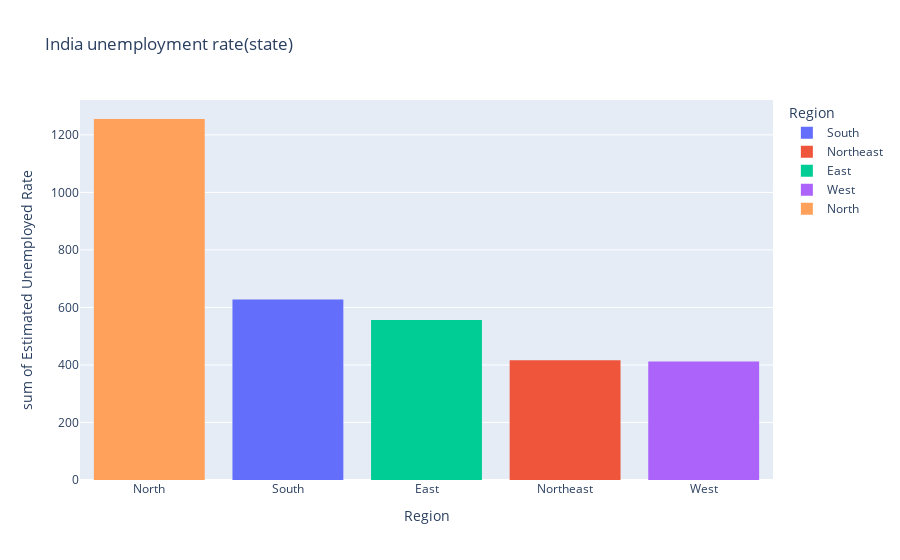

Notebook code cell kept with this figure:
### Code cell
fg=px.histogram(data,x='Region',y='Estimated Unemployed Rate',title='India unemployment rate(state)',template='plotly',color='Region')
fg.update_layout(xaxis={'categoryorder':'total descending'})
fg.show()

### Figure 1 — Plotly figure (JSON) as saved in the notebook; plotly's stock layout.template omitted (floating-point values rounded to 4 significant figures)
{"data": [{"alignmentgroup": "True", "bingroup": "x", "histfunc": "sum", "hovertemplate": "Region=%{x}<br>sum of Estimated Unemployed Rate=%{y}<extra></extra>", "legendgroup": "South", "marker": {"color": "#636efa", "pattern": {"shape": ""}}, "name": "South", "offsetgroup": "South", "orientation": "v", "showlegend": true, "type": "histogram", "x": ["South", "South", "South", "South", "South", "South", "South", "South", "South", "South", "South", "South", "South", "South", "South", "South", "South", "South", "South", "South", "South", "South", "South", "South", "South", "South", "South", "South", "South", "South", "South", "South", "South", "South", "South", "South", "South", "South", "South", "South", "South", "South", "South", "South", "South", "South", "South", "South", "South", "South", "South", "South", "South", "South", "South", "South", "South", "South", "South", "South"], "xaxis": "x", "y": [5.48, 5.83, 5.79, 20.51, 17.43, 3.31, 8.34, 6.96, 6.4, 6.59, 2.86, 3.61, 3.46, 29.84, 19.97, 8.44, 4.01, 0.5, 2.41, 1.58, 5.31, 7.6, 8.99, 16.99, 17.88, 9.71, 7.09, 10.98, 5.91, 3.88, 0.58, 1.76, 1.2, 75.85, 58.19, 4.24, 15.47, 5.05, 10.9, 6.18, 1.57, 2.09, 6.4, 49.83, 33.16, 12.2, 6.81, 2.65, 5, 2.16, 5.49, 8.29, 5.77, 6.25, 14.7, 10.55, 5.36, 5.79, 3.27, 2.86], "yaxis": "y"}, {"alignmentgroup": "True", "bingroup": "x", "histfunc": "sum", "hovertemplate": "Region=%{x}<br>sum of Estimated Unemployed Rate=%{y}<extra></extra>", "legendgroup": "Northeast", "marker": {"color": "#EF553B", "pattern": {"shape": ""}}, "name": "Northeast", "offsetgroup": "Northeast", "orientation": "v", "showlegend": true, "type": "histogram", "x": ["Northeast", "Northeast", "Northeast", "Northeast", "Northeast", "Northeast", "Northeast", "Northeast", "Northeast", "Northeast", "Northeast", "Northeast", "Northeast", "Northeast", "Northeast", "Northeast", "Northeast", "Northeast", "Northeast", "Northeast", "Northeast", "Northeast", "Northeast", "Northeast", "Northeast", "Northeast", "Northeast", "Northeast", "Northeast", "Northeast", "Northeast", "Northeast", "Northeast", "Northeast", "Northeast", "Northeast", "Northeast", "Northeast"], "xaxis": "x", "y": [4.66, 4.41, 4.77, 11.06, 9.55, 0.6, 3.77, 5.53, 1.19, 3.02, 1.66, 3.59, 1.58, 10.03, 5.92, 1.15, 2.1, 3.74, 4.29, 4.6, 23.57, 2.28, 24.51, 4.46, 4.45, 12.49, 5.7, 0.88, 32.67, 28.4, 29.95, 41.23, 21.51, 21.71, 18.24, 27.92, 17.35, 11.57], "yaxis": "y"}, {"alignmentgroup": "True", "bingroup": "x", "histfunc": "sum", "hovertemplate": "Region=%{x}<br>sum of Estimated Unemployed Rate=%{y}<extra></extra>", "legendgroup": "East", "marker": {"color": "#00cc96", "pattern": {"shape": ""}}, "name": "East", "offsetgroup": "East", "orientation": "v", "showlegend": true, "type": "histogram", "x": ["East", "East", "East", "East", "East", "East", "East", "East", "East", "East", "East", "East", "East", "East", "East", "East", "East", "East", "East", "East", "East", "East", "East", "East", "East", "East", "East", "East", "East", "East", "East", "East", "East", "East", "East", "East", "East", "East", "East", "East"], "xaxis": "x", "y": [10.61, 10.29, 15.43, 46.64, 45.96, 17.82, 12.79, 13.44, 11.91, 9.82, 10.61, 11.85, 8.23, 47.09, 59.23, 20.95, 7.63, 9.76, 8.24, 11.8, 1.9, 3.12, 13.08, 23.76, 11.41, 3.77, 1.88, 1.42, 2.1, 2.18, 6.94, 4.92, 6.92, 17.41, 17.41, 7.29, 6.83, 14.87, 9.35, 9.98], "yaxis": "y"}, {"alignmentgroup": "True", "bingroup": "x", "histfunc": "sum", "hovertemplate": "Region=%{x}<br>sum of Estimated Unemployed Rate=%{y}<extra></extra>", "legendgroup": "West", "marker": {"color": "#ab63fa", "pattern": {"shape": ""}}, "name": "West", "offsetgroup": "West", "orientation": "v", "showlegend": true, "type": "histogram", "x": ["West", "West", "West", "West", "West", "West", "West", "West", "West", "West", "West", "West", "West", "West", "West", "West", "West", "West", "West", "West", "West", "West", "West", "West", "West", "West", "West", "West", "West", "West", "West", "West", "West", "West", "West", "West", "West", "West", "West", "West", "West", "West", "West", "West", "West", "West", "West", "West", "West", "West"], "xaxis": "x", "y": [9.65, 8.38, 7.54, 3.41, 10.5, 14.23, 10.27, 5.63, 1.96, 6.62, 8.89, 2.81, 5.25, 13.31, 21.25, 9.96, 17.07, 16.21, 15.38, 11.54, 5.54, 6.38, 6.66, 18.71, 12.11, 3.2, 1.84, 1.87, 3.42, 4.03, 4.11, 4.57, 2.22, 12.36, 21.98, 6.48, 5.08, 4.7, 3.91, 3.13, 4.95, 4.69, 5.79, 20.9, 15.46, 9.23, 3.89, 6.23, 4.55, 4.1], "yaxis": "y"}, {"alignmentgroup": "True", "bingroup": "x", "histfunc": "sum", "hovertemplate": "Region=%{x}<br>sum of Estimated Unemployed Rate=%{y}<extra></extra>", "legendgroup": "North", "marker": {"color": "#FFA15A", "pattern": {"shape": ""}}, "name": "North", "offsetgroup": "North", "orientation": "v", "showlegend": true, "type": "histogram", "x": ["North", "North", "North", "North", "North", "North", "North", "North", "North", "North", "North", "North", "North", "North", "North", "North", "North", "North", "North", "North", "North", "North", "North", "North", "North", "North", "North", "North", "North", "North", "North", "North", "North", "North", "North", "North", "North", "North", "North", "North", "North", "North", "North", "North", "North", "North", "North", "North", "North", "North", "North", "North", "North", "North", "North", "North", "North", "North", "North", "North", "North", "North", "North", "North", "North", "North", "North", "North", "North", "North", "North", "North", "North", "North", "North", "North", "North", "North", "North"], "xaxis": "x", "y": [22.23, 14.84, 17.04, 16.68, 42.27, 18.19, 20.3, 13.79, 12.53, 6.27, 20.34, 25.77, 25.05, 43.22, 29.02, 26.7, 24.18, 33.5, 19.68, 27.31, 16.83, 16.84, 18.76, 2.2, 26.95, 13.47, 24.31, 15.79, 12.04, 13.46, 21.08, 20.78, 15.5, 18.74, 17.92, 10.88, 11.09, 16.17, 16.14, 11.11, 10.97, 10.32, 2.86, 28.33, 16.55, 9.19, 10.99, 9.61, 9.88, 10.97, 15.16, 11.9, 17.7, 15.74, 14.39, 15.81, 17.51, 15.35, 24.15, 7.58, 8.98, 10.11, 21.54, 20.41, 9.47, 5.56, 5.79, 4.18, 3.75, 5.49, 4.99, 19.85, 6.48, 8.01, 8.61, 12.38, 14.26, 22.26, 9.23], "yaxis": "y"}], "layout": {"barmode": "relative", "legend": {"title": {"text": "Region"}, "tracegroupgap": 0}, "title": {"text": "India unemployment rate(state)"}, "xaxis": {"anchor": "y", "categoryarray": ["South", "Northeast", "East", "West", "North"], "categoryorder": "total descending", "domain": [0, 1], "title": {"text": "Region"}}, "yaxis": {"anchor": "x", "domain": [0, 1], "title": {"text": "sum of Estimated Unemployed Rate"}}}}
